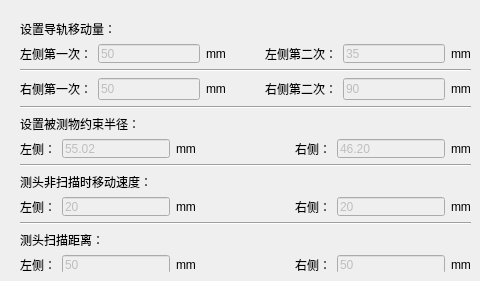
     <widget class="QWidget" name="tab_9">
      <attribute name="title">
       <string>工步5</string>
      </attribute>
      <widget class="QWidget" name="layoutWidget_14">
       <property name="geometry">
        <rect>
         <x>20</x>
         <y>20</y>
         <width>451</width>
         <height>252</height>
        </rect>
       </property>
       <layout class="QVBoxLayout" name="verticalLayout_7">
        <item>
         <layout class="QVBoxLayout" name="verticalLayout_36">
          <item>
           <widget class="QLabel" name="label_189">
            <property name="text">
             <string>设置导轨移动量：</string>
            </property>
           </widget>
          </item>
          <item>
           <layout class="QHBoxLayout" name="horizontalLayout_50">
            <item>
             <widget class="QLabel" name="label_190">
              <property name="text">
               <string>左侧第一次：</string>
              </property>
             </widget>
            </item>
            <item>
             <widget class="QLineEdit" name="LeftRunFirst_StepFive">
              <property name="enabled">
               <bool>false</bool>
              </property>
              <property name="text">
               <string>50</string>
              </property>
             </widget>
            </item>
            <item>
             <widget class="QLabel" name="label_191">
              <property name="text">
               <string>mm</string>
              </property>
             </widget>
            </item>
            <item>
             <spacer name="horizontalSpacer_37">
              <property name="orientation">
               <enum>Qt::Horizontal</enum>
              </property>
              <property name="sizeHint" stdset="0">
               <size>
                <width>40</width>
                <height>20</height>
               </size>
              </property>
             </spacer>
            </item>
            <item>
             <widget class="QLabel" name="label_192">
              <property name="text">
               <string>左侧第二次：</string>
              </property>
             </widget>
            </item>
            <item>
             <widget class="QLineEdit" name="LeftRunSecond_StepFive">
              <property name="enabled">
               <bool>false</bool>
              </property>
              <property name="text">
               <string>35</string>
              </property>
             </widget>
            </item>
            <item>
             <widget class="QLabel" name="label_193">
              <property name="text">
               <string>mm</string>
              </property>
             </widget>
            </item>
           </layout>
          </item>
         </layout>
        </item>
        <item>
         <widget class="Line" name="line_27">
          <property name="orientation">
           <enum>Qt::Horizontal</enum>
          </property>
         </widget>
        </item>
        <item>
         <layout class="QHBoxLayout" name="horizontalLayout_55">
          <item>
           <widget class="QLabel" name="label_213">
            <property name="text">
             <string>右侧第一次：</string>
            </property>
           </widget>
          </item>
          <item>
           <widget class="QLineEdit" name="RightRunFirst_StepFive">
            <property name="enabled">
             <bool>false</bool>
            </property>
            <property name="text">
             <string>50</string>
            </property>
           </widget>
          </item>
          <item>
           <widget class="QLabel" name="label_214">
            <property name="text">
             <string>mm</string>
            </property>
           </widget>
          </item>
          <item>
           <spacer name="horizontalSpacer_42">
            <property name="orientation">
             <enum>Qt::Horizontal</enum>
            </property>
            <property name="sizeHint" stdset="0">
             <size>
              <width>40</width>
              <height>20</height>
             </size>
            </property>
           </spacer>
          </item>
          <item>
           <widget class="QLabel" name="label_215">
            <property name="text">
             <string>右侧第二次：</string>
            </property>
           </widget>
          </item>
          <item>
           <widget class="QLineEdit" name="RightRunSecond_StepFive">
            <property name="enabled">
             <bool>false</bool>
            </property>
            <property name="text">
             <string>90</string>
            </property>
           </widget>
          </item>
          <item>
           <widget class="QLabel" name="label_216">
            <property name="text">
             <string>mm</string>
            </property>
           </widget>
          </item>
         </layout>
        </item>
        <item>
         <widget class="Line" name="line_31">
          <property name="orientation">
           <enum>Qt::Horizontal</enum>
          </property>
         </widget>
        </item>
        <item>
         <layout class="QVBoxLayout" name="verticalLayout_40">
          <item>
           <widget class="QLabel" name="label_217">
            <property name="text">
             <string>设置被测物约束半径：</string>
            </property>
           </widget>
          </item>
          <item>
           <layout class="QHBoxLayout" name="horizontalLayout_56">
            <item>
             <widget class="QLabel" name="label_218">
              <property name="text">
               <string>左侧：</string>
              </property>
             </widget>
            </item>
            <item>
             <widget class="QLineEdit" name="LeftRestrictRadius_StepFive">
              <property name="enabled">
               <bool>false</bool>
              </property>
              <property name="text">
               <string>55.02</string>
              </property>
             </widget>
            </item>
            <item>
             <widget class="QLabel" name="label_219">
              <property name="text">
               <string>mm</string>
              </property>
             </widget>
            </item>
            <item>
             <spacer name="horizontalSpacer_43">
              <property name="orientation">
               <enum>Qt::Horizontal</enum>
              </property>
              <property name="sizeHint" stdset="0">
               <size>
                <width>40</width>
                <height>20</height>
               </size>
              </property>
             </spacer>
            </item>
            <item>
             <widget class="QLabel" name="label_220">
              <property name="text">
               <string>右侧：</string>
              </property>
             </widget>
            </item>
            <item>
             <widget class="QLineEdit" name="RightRestrictRadius_StepFive">
              <property name="enabled">
               <bool>false</bool>
              </property>
              <property name="text">
               <string>46.20</string>
              </property>
             </widget>
            </item>
            <item>
             <widget class="QLabel" name="label_221">
              <property name="text">
               <string>mm</string>
              </property>
             </widget>
            </item>
           </layout>
          </item>
         </layout>
        </item>
        <item>
         <widget class="Line" name="line_32">
          <property name="orientation">
           <enum>Qt::Horizontal</enum>
          </property>
         </widget>
        </item>
        <item>
         <layout class="QVBoxLayout" name="verticalLayout_47">
          <item>
           <widget class="QLabel" name="label_252">
            <property name="text">
             <string>测头非扫描时移动速度：</string>
            </property>
           </widget>
          </item>
          <item>
           <layout class="QHBoxLayout" name="horizontalLayout_63">
            <item>
             <widget class="QLabel" name="label_253">
              <property name="text">
               <string>左侧：</string>
              </property>
             </widget>
            </item>
            <item>
             <widget class="QLineEdit" name="LeftCameraNoScanSpeed_StepFive">
              <property name="enabled">
               <bool>false</bool>
              </property>
              <property name="text">
               <string>20</string>
              </property>
             </widget>
            </item>
            <item>
             <widget class="QLabel" name="label_254">
              <property name="text">
               <string>mm</string>
              </property>
             </widget>
            </item>
            <item>
             <spacer name="horizontalSpacer_50">
              <property name="orientation">
               <enum>Qt::Horizontal</enum>
              </property>
              <property name="sizeHint" stdset="0">
               <size>
                <width>40</width>
                <height>20</height>
               </size>
              </property>
             </spacer>
            </item>
            <item>
             <widget class="QLabel" name="label_255">
              <property name="text">
               <string>右侧：</string>
              </property>
             </widget>
            </item>
            <item>
             <widget class="QLineEdit" name="RightCameraNoScanSpeed_StepFive">
              <property name="enabled">
               <bool>false</bool>
              </property>
              <property name="text">
               <string>20</string>
              </property>
             </widget>
            </item>
            <item>
             <widget class="QLabel" name="label_256">
              <property name="text">
               <string>mm</string>
              </property>
             </widget>
            </item>
           </layout>
          </item>
         </layout>
        </item>
        <item>
         <widget class="Line" name="line_5">
          <property name="orientation">
           <enum>Qt::Horizontal</enum>
          </property>
         </widget>
        </item>
        <item>
         <layout class="QVBoxLayout" name="verticalLayout_41">
          <item>
           <widget class="QLabel" name="label_222">
            <property name="text">
             <string>测头扫描距离：</string>
            </property>
           </widget>
          </item>
          <item>
           <layout class="QHBoxLayout" name="horizontalLayout_57">
            <item>
             <widget class="QLabel" name="label_223">
              <property name="text">
               <string>左侧：</string>
              </property>
             </widget>
            </item>
            <item>
             <widget class="QLineEdit" name="LeftCameraScan_StepFive">
              <property name="enabled">
               <bool>false</bool>
              </property>
              <property name="text">
               <string>50</string>
              </property>
             </widget>
            </item>
            <item>
             <widget class="QLabel" name="label_224">
              <property name="text">
               <string>mm</string>
              </property>
             </widget>
            </item>
            <item>
             <spacer name="horizontalSpacer_44">
              <property name="orientation">
               <enum>Qt::Horizontal</enum>
              </property>
              <property name="sizeHint" stdset="0">
               <size>
                <width>40</width>
                <height>20</height>
               </size>
              </property>
             </spacer>
            </item>
            <item>
             <widget class="QLabel" name="label_225">
              <property name="text">
               <string>右侧：</string>
              </property>
             </widget>
            </item>
            <item>
             <widget class="QLineEdit" name="RightCameraScan_StepFive">
              <property name="enabled">
               <bool>false</bool>
              </property>
              <property name="text">
               <string>50</string>
              </property>
             </widget>
            </item>
            <item>
             <widget class="QLabel" name="label_226">
              <property name="text">
               <string>mm</string>
              </property>
             </widget>
            </item>
           </layout>
          </item>
         </layout>
        </item>
       </layout>
      </widget>
     </widget>
